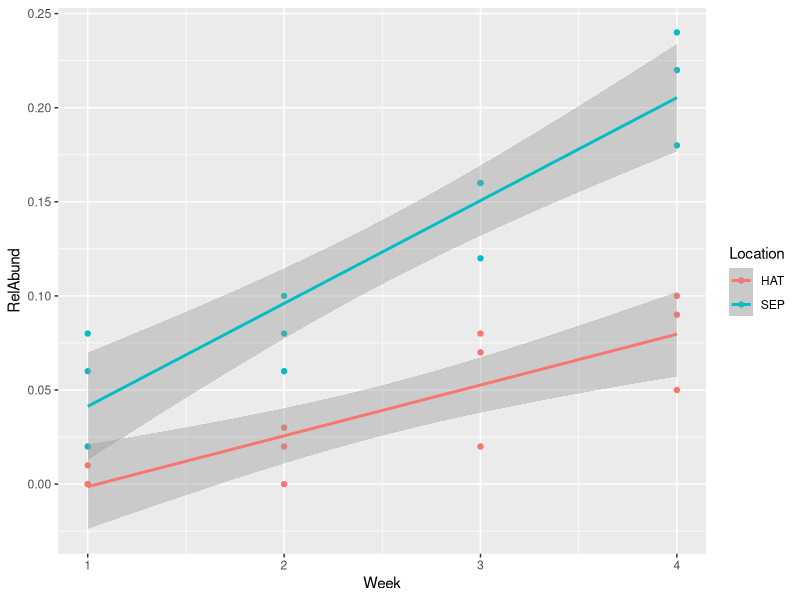

Here is the R script that generated this plot:
library(ggplot2)
dat = read.csv("./SEPHAT.csv")

# quickly plot relative abundance
ggplot(dat, aes(x=Week, y= RelAbund, color=Location, group = Location)) +
  geom_point() + stat_smooth(method = "lm") 

# Build a statistical model of relative abundance, explained by location and week
model = aov(RelAbund ~ Location * factor(Week), data = dat)
summary(model)
TukeyHSD(model)$Location

